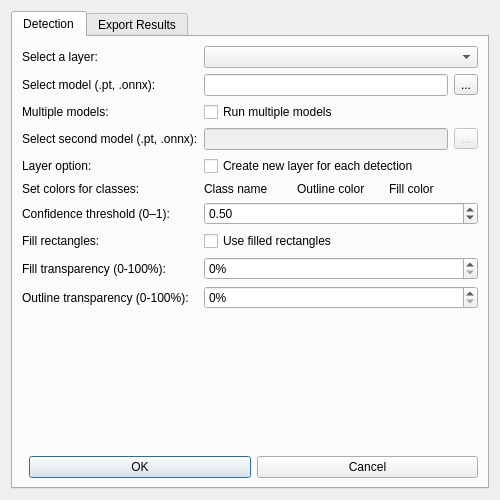
<?xml version="1.0" encoding="UTF-8"?>
<ui version="4.0">
 <class>YOLOPluginDialogBase</class>
 <widget class="QDialog" name="YOLOPluginDialogBase">
  <property name="geometry">
   <rect>
    <x>0</x>
    <y>0</y>
    <width>500</width>
    <height>500</height>
   </rect>
  </property>
  <property name="windowTitle">
   <string>YOLO Plugin</string>
  </property>
  <layout class="QVBoxLayout" name="mainVerticalLayout">
   <item>
    <widget class="QTabWidget" name="tabWidget">
     <property name="currentIndex">
      <number>0</number>
     </property>
     <widget class="QWidget" name="tab_detection">
      <attribute name="title">
       <string>Detection</string>
      </attribute>
      <layout class="QVBoxLayout" name="verticalLayout_detection">
       <item>
        <layout class="QGridLayout" name="gridLayout">
         <property name="verticalSpacing">
          <number>6</number>
         </property>
         <item row="0" column="0">
          <widget class="QLabel" name="label_layer">
           <property name="text">
            <string>Select a layer:</string>
           </property>
          </widget>
         </item>
         <item row="0" column="1">
          <widget class="QComboBox" name="comboBox"/>
         </item>
         <item row="1" column="0">
          <widget class="QLabel" name="label_model1">
           <property name="text">
            <string>Select model (.pt, .onnx):</string>
           </property>
          </widget>
         </item>
         <item row="1" column="1">
          <layout class="QHBoxLayout" name="horizontalLayout_model1">
           <item>
            <widget class="QLineEdit" name="lineEdit_model1"/>
           </item>
           <item>
            <widget class="QToolButton" name="toolButton_model1">
             <property name="text">
              <string>...</string>
             </property>
            </widget>
           </item>
          </layout>
         </item>
         <item row="2" column="0">
          <widget class="QLabel" name="label_multiple_models">
           <property name="text">
            <string>Multiple models:</string>
           </property>
          </widget>
         </item>
         <item row="2" column="1">
          <widget class="QCheckBox" name="checkBox_run_multiple">
           <property name="text">
            <string>Run multiple models</string>
           </property>
          </widget>
         </item>
         <item row="3" column="0">
          <widget class="QLabel" name="label_model2">
           <property name="text">
            <string>Select second model (.pt, .onnx):</string>
           </property>
          </widget>
         </item>
         <item row="3" column="1">
          <layout class="QHBoxLayout" name="horizontalLayout_model2">
           <item>
            <widget class="QLineEdit" name="lineEdit_model2">
             <property name="enabled">
              <bool>false</bool>
             </property>
            </widget>
           </item>
           <item>
            <widget class="QToolButton" name="toolButton_model2">
             <property name="enabled">
              <bool>false</bool>
             </property>
             <property name="text">
              <string>...</string>
             </property>
            </widget>
           </item>
          </layout>
         </item>
         <item row="4" column="0">
          <widget class="QLabel" name="label_layer_option">
           <property name="text">
            <string>Layer option:</string>
           </property>
          </widget>
         </item>
         <item row="4" column="1">
          <widget class="QCheckBox" name="checkBox_new_layer">
           <property name="toolTip">
            <string>When checked, creates a new layer with timestamp for each detection run. When unchecked, adds all detections to a single layer.</string>
           </property>
           <property name="text">
            <string>Create new layer for each detection</string>
           </property>
          </widget>
         </item>
         <item row="5" column="0">
          <widget class="QLabel" name="label_colors">
           <property name="text">
            <string>Set colors for classes:</string>
           </property>
           <property name="margin">
            <number>4</number>
           </property>
          </widget>
         </item>
         <item row="5" column="1">
          <layout class="QVBoxLayout" name="verticalLayout_colors">
           <property name="spacing">
            <number>4</number>
           </property>
           <item>
            <layout class="QHBoxLayout" name="layout_label_headers">
             <item>
              <spacer name="spacer">
               <property name="orientation">
                <enum>Qt::Vertical</enum>
               </property>
               <property name="sizeHint" stdset="0">
                <size>
                 <width>0</width>
                 <height>0</height>
                </size>
               </property>
              </spacer>
             </item>
             <item>
              <widget class="QLabel" name="label_outline_header">
               <property name="text">
                <string>Class name</string>
               </property>
              </widget>
             </item>
             <item>
              <widget class="QLabel" name="label_outline_color_header">
               <property name="text">
                <string>Outline color</string>
               </property>
              </widget>
             </item>
             <item>
              <widget class="QLabel" name="label_fill_header">
               <property name="text">
                <string>Fill color</string>
               </property>
              </widget>
             </item>
            </layout>
           </item>
          </layout>
         </item>
         <item row="6" column="0">
          <widget class="QLabel" name="label_confidence">
           <property name="text">
            <string>Confidence threshold (0–1):</string>
           </property>
          </widget>
         </item>
         <item row="6" column="1">
          <widget class="QDoubleSpinBox" name="spinBox_confidence">
           <property name="minimum">
            <double>0.000000000000000</double>
           </property>
           <property name="maximum">
            <double>1.000000000000000</double>
           </property>
           <property name="singleStep">
            <double>0.050000000000000</double>
           </property>
           <property name="value">
            <double>0.500000000000000</double>
           </property>
          </widget>
         </item>
         <item row="7" column="0">
          <widget class="QLabel" name="label_fill">
           <property name="text">
            <string>Fill rectangles:</string>
           </property>
          </widget>
         </item>
         <item row="7" column="1">
          <widget class="QCheckBox" name="checkBox_fill">
           <property name="text">
            <string>Use filled rectangles</string>
           </property>
          </widget>
         </item>
         <item row="8" column="0">
          <widget class="QLabel" name="label__fill_transparency">
           <property name="text">
            <string>Fill transparency (0-100%):</string>
           </property>
          </widget>
         </item>
         <item row="8" column="1">
          <widget class="QSpinBox" name="spinBox_fill_transparency">
           <property name="suffix">
            <string>%</string>
           </property>
           <property name="minimum">
            <number>0</number>
           </property>
           <property name="maximum">
            <number>100</number>
           </property>
           <property name="value">
            <number>0</number>
           </property>
          </widget>
         </item>
         <item row="9" column="0">
          <widget class="QLabel" name="label_outline_transparency">
           <property name="text">
            <string>Outline transparency (0-100%):</string>
           </property>
          </widget>
         </item>
         <item row="9" column="1">
          <widget class="QSpinBox" name="spinBox_outline_transparency">
           <property name="suffix">
            <string>%</string>
           </property>
           <property name="minimum">
            <number>0</number>
           </property>
           <property name="maximum">
            <number>100</number>
           </property>
           <property name="value">
            <number>0</number>
           </property>
          </widget>
         </item>
        </layout>
       </item>
       <item>
        <spacer name="verticalSpacer_detect">
         <property name="orientation">
          <enum>Qt::Vertical</enum>
         </property>
         <property name="sizeHint" stdset="0">
          <size>
           <width>20</width>
           <height>40</height>
          </size>
         </property>
        </spacer>
       </item>
       <item>
        <layout class="QHBoxLayout" name="horizontalLayout_detect_buttons">
         <item>
          <spacer name="horizontalSpacer_detect">
           <property name="orientation">
            <enum>Qt::Horizontal</enum>
           </property>
          </spacer>
         </item>
         <item>
          <widget class="QPushButton" name="btn_detect_ok">
           <property name="text">
            <string>OK</string>
           </property>
          </widget>
         </item>
         <item>
          <widget class="QPushButton" name="btn_detect_cancel">
           <property name="text">
            <string>Cancel</string>
           </property>
          </widget>
         </item>
        </layout>
       </item>
      </layout>
     </widget>
     <widget class="QWidget" name="tab_export">
      <attribute name="title">
       <string>Export Results</string>
      </attribute>
      <layout class="QVBoxLayout" name="verticalLayout_export">
       <item>
        <layout class="QGridLayout" name="gridLayout_export">
         <item row="0" column="0">
          <widget class="QLabel" name="label_export_dir">
           <property name="text">
            <string>Save to directory:</string>
           </property>
          </widget>
         </item>
         <item row="0" column="1">
          <layout class="QHBoxLayout" name="horizontalLayout_export_dir">
           <item>
            <widget class="QLineEdit" name="lineEdit_export_dir"/>
           </item>
           <item>
            <widget class="QToolButton" name="toolButton_export_dir">
             <property name="text">
              <string>...</string>
             </property>
            </widget>
           </item>
          </layout>
         </item>
        <item row="1" column="0">
          <widget class="QLabel" name="label_options">
           <property name="text">
            <string>Options:</string>
           </property>
          </widget>
         </item>
         <item row="2" column="0">
          <widget class="QLabel" name="label_export_layer">
           <property name="text">
            <string>Export detections from:</string>
           </property>
          </widget>
         </item>
         <item row="2" column="1">
          <widget class="QComboBox" name="comboBox_export_layer"/>
         </item>
         <item row="1" column="1">
          <layout class="QVBoxLayout" name="verticalLayout_export_options">
           <item>
            <widget class="QCheckBox" name="checkBox_save_canvas">
             <property name="text">
              <string>Save current canvas as image</string>
             </property>
            </widget>
           </item>
           <item>
            <widget class="QCheckBox" name="checkBox_save_yolo">
             <property name="text">
              <string>Save detections as YOLO format</string>
             </property>
            </widget>
           </item>
          </layout>
         </item>
        </layout>
       </item>
       <item>
        <spacer name="verticalSpacer_export">
         <property name="orientation">
          <enum>Qt::Vertical</enum>
         </property>
         <property name="sizeHint" stdset="0">
          <size>
           <width>20</width>
           <height>40</height>
          </size>
         </property>
        </spacer>
       </item>
       <item>
        <layout class="QHBoxLayout" name="horizontalLayout_export_buttons">
         <item>
          <spacer name="horizontalSpacer_export">
           <property name="orientation">
            <enum>Qt::Horizontal</enum>
           </property>
          </spacer>
         </item>
         <item>
          <widget class="QPushButton" name="btn_export_save">
           <property name="text">
            <string>Save</string>
           </property>
          </widget>
         </item>
         <item>
          <widget class="QPushButton" name="btn_export_cancel">
           <property name="text">
            <string>Cancel</string>
           </property>
          </widget>
         </item>
        </layout>
       </item>
      </layout>
     </widget>
    </widget>
   </item>
  </layout>
 </widget>
</ui>
